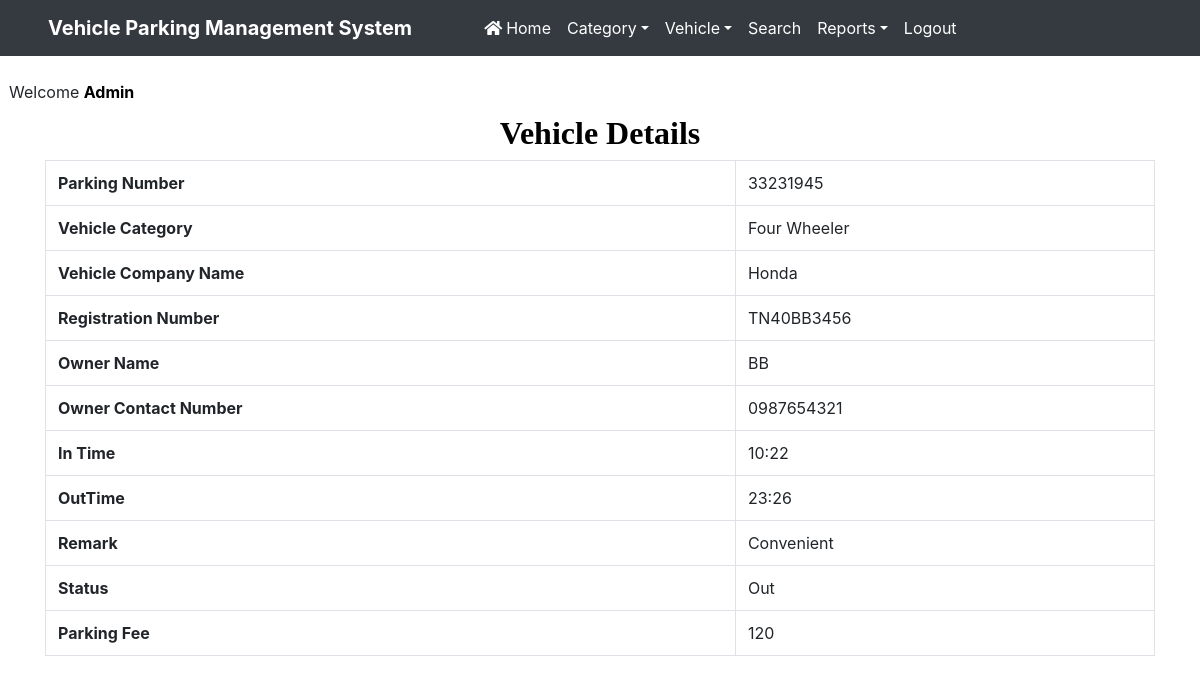
Screenshot of /view_outgoingdetail/2 (signed in) with the database file from the repository.
### vehicle/models.py (models this page shows, shortened)
class Vehicle(models.Model):
    id = models.BigAutoField(primary_key=True)
    parkingnumber = models.CharField(max_length=20)
    category = models.ForeignKey(Category, on_delete=models.CASCADE)
    vehiclecompany = models.CharField(max_length=50)
    regno = models.CharField(max_length=10)
    ownername = models.CharField(max_length=50)
    ownercontact = models.CharField(max_length=15)
    pdate = models.DateField()
    intime = models.CharField(max_length=50)
    outtime = models.CharField(max_length=50)
    parkingcharge = models.CharField(max_length=50)
    remark = models.CharField(max_length=500)
    status = models.CharField(max_length=20)

class Category(models.Model):
    categoryname = models.CharField(max_length=50)
    def __str__(self):
        return self.categoryname

### vehicle/views.py (the view)
# urls.py: path('view_outgoingdetail/<int:pid>',view_outgoingdetail,name='view_outgoingdetail'),
def view_outgoingdetail(request,pid):
    if not request.user.is_authenticated:
        return redirect('admin_login')
    vehicle = Vehicle.objects.get(id=pid)
    d = {'vehicle': vehicle}
    return render(request,'view_outgoingdetail.html', d)

### vehicle/templates/view_outgoingdetail.html (shortened to what this page needs)
{% load static %}
<html>
<head>
{% include 'headeradmin.html' %}
  <link rel = stylesheet href="https://cdn.datatables.net/1.10.20/css/jquery.dataTables.min.css">
<link rel = stylesheet href="https://cdn.datatables.net/buttons/1.6.1/css/buttons.dataTables.min.css">
</head>
<body>
{% include 'nav2admin.html' %}
<br> &nbsp;&nbsp;Welcome <b style = 'text-transform : capitalize ; color : black'>{{request.user.username}}</b>
<div class="container" style = "margin-top:10px">
<h2 class="text-center" style = "font-family : Times New Roman ; color : black"> <strong>Vehicle Details</strong></h2>
<table border="1" class="table table-bordered">
<tr>
    <th>Parking Number</th>
    <td>{{vehicle.parkingnumber}}</td>
</tr>
<tr>
    <th>Vehicle Category</th>
    <td>{{vehicle.category}}</td>
</tr>
<tr>
    <th>Vehicle Company Name</th>
    <td>{{vehicle.vehiclecompany}}</td>
</tr>
<tr>
    <th>Registration Number</th>
    <td>{{vehicle.regno}}</td>
</tr>
<tr>
    <th>Owner Name</th>
    <td>{{vehicle.ownername}}</td>
</tr>
<tr>
    <th>Owner Contact Number</th>
    <td>{{vehicle.ownercontact}}</td>
</tr>
<tr>
    <th>In Time</th>
    <td>{{vehicle.intime}}</td>
</tr>
<tr>
    <th>OutTime</th>
    <td>{{vehicle.outtime}}</td>
</tr>
<tr>
    <th>Remark</th>
    <td>{{vehicle.remark}}</td>
</tr>
<tr>
    <th>Status</th>
    <td>{{vehicle.status}}</td>
</tr>
<tr>
    <th>Parking Fee</th>
    <td>{{vehicle.parkingcharge}}</td>
</tr>
</table>
</div>
</body>
</html>

### vehicle/templates/headeradmin.html (shortened to what this page needs)
{% load static %}
<head>
  <link rel="stylesheet" href="https://maxcdn.bootstrapcdn.com/bootstrap/4.4.1/css/bootstrap.min.css">
  <link rel="stylesheet" href="https://use.fontawesome.com/releases/v5.7.0/css/all.css">
  <link rel="stylesheet" type="text/css" href="{% static 'admin/css/mystyle.css' %}">
</head>

### vehicle/templates/nav2admin.html (shortened to what this page needs)
<nav class="navbar navbar-expand-sm navbar-dark bg-dark pl-5">
<a class="navbar-brand">
Vehicle Parking Management System
</a>
<div class="collapse navbar-collapse" id="abc" >
<ul class="navbar-nav pl-5">
<li class = "nav-item">
<a href = "{% url 'admin_home' %}" class="nav-link" style = "color : white"><i class="fas fa-home">&nbsp;</i>Home</a>
</li>
<li class="nav-item dropdown">
	  <a  href="#" class="nav-link dropdown-toggle" style="color:white;"  data-toggle="dropdown">Category</a>
	 </li>
<li class="nav-item dropdown">
	  <a  href="#" class="nav-link dropdown-toggle" style="color:white;"  data-toggle="dropdown">Vehicle</a>
	 </li>
<li class = "nav-item">
<a href = "{% url 'search' %}" class="nav-link" style = "color : white">Search</a>
</li>
<li class="nav-item dropdown">
	  <a  href="#" class="nav-link dropdown-toggle" style="color:white;"  data-toggle="dropdown">Reports</a>
	 </li>
<li class = "nav-item">
<a href = "{% url 'logout' %}" class="nav-link" style = "color : white">Logout</a>
</li>
</ul>
</div>
</nav>

### vehicle/static/css/mystyle.css (style rules this page uses)
html { scroll-behavior:smooth; }
.navbar-brand { font-weight: bold; }

### rows the page displays
Vehicle: parkingnumber "33231945", category "Four Wheeler", vehiclecompany "Honda", regno "TN40BB3456", ownername "BB", ownercontact "0987654321", intime "10:22", outtime "23:26", remark "Convenient", status "Out", parkingcharge "120"

### other values shown
{{ request.user.username }} "Admin"
